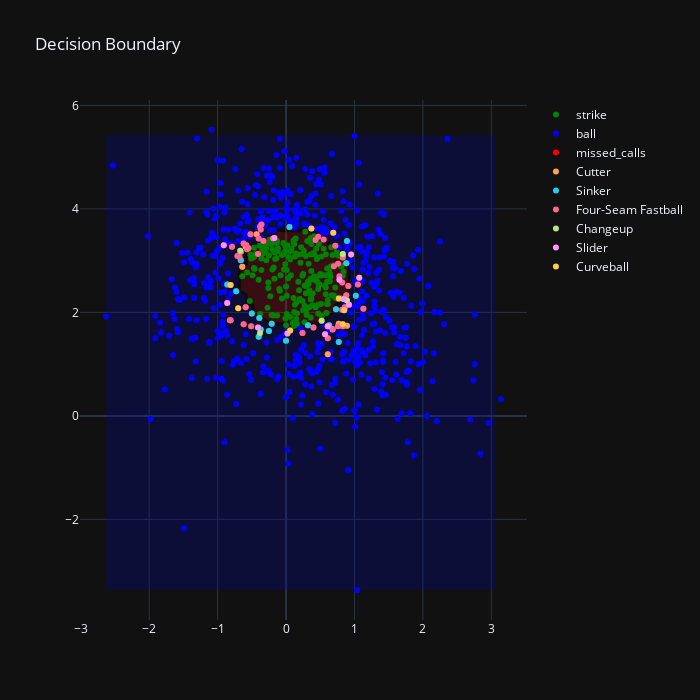

Notebook cell for this chart:
### Markdown cell above
Now lets plot the labels on missed calls, just to see before we start getting probabilities

### Code cell
df['pitch_name'] = df['pitch_name']

# reinstate df_missed so that it has our pitch names
df_missed = df.loc[wrong]

# Plot the new traces
plots = []
for pitch in df_missed['pitch_name'].unique():
    dfplot = df_missed[df_missed['pitch_name'] == pitch]
    plots.append(go.Scatter(
        x=dfplot['plate_x'],
        y=dfplot['plate_z'],
        mode='markers',
        name=pitch,
    ))
fig.add_traces(data=plots)

### Figure 1 — Plotly figure (JSON) as saved in the notebook; plotly's stock layout.template omitted (floating-point values rounded to 4 significant figures; data arrays with more than 128 entries replaced by an {"elided": "..."} marker saying what was removed)
{"data": [{"marker": {"color": "green"}, "mode": "markers", "name": "strike", "type": "scatter", "x": {"elided": "269 float values"}, "y": {"elided": "269 float values"}}, {"marker": {"color": "blue"}, "mode": "markers", "name": "ball", "type": "scatter", "x": {"elided": "533 float values"}, "y": {"elided": "533 float values"}}, {"colorscale": [[1, "green"], [0, "blue"]], "hoverinfo": "skip", "line": {"width": 3}, "ncontours": 2, "opacity": 0.25, "showlegend": false, "showscale": false, "type": "contour", "x": [-2.63, -2.53, -2.43, -2.33, -2.23, -2.13, -2.03, -1.93, -1.83, -1.73, -1.63, -1.53, -1.43, -1.33, -1.23, -1.13, -1.03, -0.93, -0.83, -0.73, -0.63, -0.53, -0.43, -0.33, -0.23, -0.13, -0.03, 0.07, 0.17, 0.27, 0.37, 0.47, 0.57, 0.67, 0.77, 0.87, 0.97, 1.07, 1.17, 1.27, 1.37, 1.47, 1.57, 1.67, 1.77, 1.87, 1.97, 2.07, 2.17, 2.27, 2.37, 2.47, 2.57, 2.67, 2.77, 2.87, 2.97, 3.07], "y": [-3.37, -3.27, -3.17, -3.07, -2.97, -2.87, -2.77, -2.67, -2.57, -2.47, -2.37, -2.27, -2.17, -2.07, -1.97, -1.87, -1.77, -1.67, -1.57, -1.47, -1.37, -1.27, -1.17, -1.07, -0.97, -0.87, -0.77, -0.67, -0.57, -0.47, -0.37, -0.27, -0.17, -0.07, 0.03, 0.13, 0.23, 0.33, 0.43, 0.53, 0.63, 0.73, 0.83, 0.93, 1.03, 1.13, 1.23, 1.33, 1.43, 1.53, 1.63, 1.73, 1.83, 1.93, 2.03, 2.13, 2.23, 2.33, 2.43, 2.53, 2.63, 2.73, 2.83, 2.93, 3.03, 3.13, 3.23, 3.33, 3.43, 3.53, 3.63, 3.73, 3.83, 3.93, 4.03, 4.13, 4.23, 4.33, 4.43, 4.53, 4.63, 4.73, 4.83, 4.93, 5.03, 5.13, 5.23, 5.33, 5.43], "z": {"elided": "89x58 int values"}}, {"marker": {"color": "red"}, "mode": "markers", "name": "missed_calls", "type": "scatter", "x": [0.61, 0.88, -0.59, 0.89, 0.83, -0.19, 1.07, -0.36, -0.62, -0.39, 0.61, -0.33, -0.51, 0.86, 0.82, -0.58, 0.43, 0.88, 0.78, 1.05, 0.47, -0.38, -0.4, 0.83, 0.92, 0.02, -0.86, 0.06, 1.13, -0.86, -0.17, -0.91, 0.83, 0.63, -0.5, -0.62, -0.38, -0.81, 0.76, -0.37, 0.24, 0.72, 0.83, 1.02, -0.41, -0.79, -0.37, -0.71, 0.68, -0.21, 0, 0.4, 0.69, -0.59, 0.77, 0.52, -0.25, 0.7, 0.95, -0.41, -0.66, 0.78, -0.82, -0.57, 0.85, -0.52, 0.77, 0.57, 0.89, -0.43, -0.66, -0.73, 0.37, -0.68, 0.73, 0.89, 0.55, 0.77, 0.61, -0.7, 0.76, 0.05, 0.68, -0.81, -0.4, 0.82, -0.64, 0.83, 0.61, -0.67, 0.32, 0.91, -0.55, 0.84], "y": [1.19, 2.95, 2.1, 2.23, 3.13, 3.43, 2.67, 3.7, 1.77, 1.89, 1.73, 3.38, 1.73, 2.1, 2.58, 3.3, 3.4, 2.33, 2.7, 2.54, 3.46, 3.66, 3.43, 3.06, 2.15, 1.59, 2.54, 1.65, 2.07, 2.18, 3.44, 3.3, 1.77, 1.75, 1.98, 3.33, 1.6, 2.53, 2.94, 3.6, 1.6, 3.29, 1.73, 2.32, 1.71, 3.27, 1.67, 3.09, 1.68, 1.78, 1.45, 1.71, 3.54, 3.27, 1.43, 1.84, 1.64, 2.89, 3.12, 3.13, 3.01, 2.63, 1.85, 3.22, 2.04, 3.51, 1.78, 1.58, 1.74, 3.51, 3.17, 2.41, 3.62, 3.07, 2.06, 3.38, 3.41, 2.27, 1.73, 2.08, 1.73, 3.65, 1.67, 1.85, 1.53, 2.05, 2.88, 3.1, 1.5, 3.19, 1.75, 2.51, 3.24, 2.26]}, {"mode": "markers", "name": "Cutter", "type": "scatter", "x": [0.61, -0.59, 0.77, 0.89, -0.43, -0.64], "y": [1.19, 3.27, 1.78, 1.74, 3.51, 2.88]}, {"mode": "markers", "name": "Sinker", "type": "scatter", "x": [0.88, -0.39, -0.86, 0.63, -0.5, 1.02, -0.37, 0.68, -0.21, 0, 0.77, -0.25, -0.66, -0.73, 0.73, 0.89, 0.05, -0.4, 0.32], "y": [2.95, 1.89, 2.54, 1.75, 1.98, 2.32, 1.67, 1.68, 1.78, 1.45, 1.43, 1.64, 3.01, 2.41, 2.06, 3.38, 3.65, 1.53, 1.75]}, {"mode": "markers", "name": "Four-Seam Fastball", "type": "scatter", "x": [-0.59, -0.19, -0.36, -0.62, 0.61, -0.33, -0.51, 0.86, 0.82, -0.58, 0.43, 0.88, 0.78, 1.05, 0.47, -0.38, -0.4, 0.83, 1.13, -0.62, 0.76, -0.37, 0.24, 0.72, 0.83, -0.79, -0.71, 0.4, 0.7, -0.41, -0.82, -0.57, -0.52, -0.66, -0.68, 0.55, 0.76, 0.68, -0.81, 0.82, 0.83, 0.61, 0.91, -0.55], "y": [2.1, 3.43, 3.7, 1.77, 1.73, 3.38, 1.73, 2.1, 2.58, 3.3, 3.4, 2.33, 2.7, 2.54, 3.46, 3.66, 3.43, 3.06, 2.07, 3.33, 2.94, 3.6, 1.6, 3.29, 1.73, 3.27, 3.09, 1.71, 2.89, 3.13, 1.85, 3.22, 3.51, 3.17, 3.07, 3.41, 1.73, 1.67, 1.85, 2.05, 3.1, 1.5, 2.51, 3.24]}, {"mode": "markers", "name": "Changeup", "type": "scatter", "x": [0.89, 0.83, -0.38, 0.52, -0.67], "y": [2.23, 3.13, 1.6, 1.84, 3.19]}, {"mode": "markers", "name": "Slider", "type": "scatter", "x": [1.07, 0.92, 0.02, -0.86, -0.17, -0.91, -0.41, 0.95, 0.78, 0.57, 0.61, 0.84], "y": [2.67, 2.15, 1.59, 2.18, 3.44, 3.3, 1.71, 3.12, 2.63, 1.58, 1.73, 2.26]}, {"mode": "markers", "name": "Curveball", "type": "scatter", "x": [0.06, 0.83, -0.81, 0.69, 0.85, 0.37, 0.77, -0.7], "y": [1.65, 1.77, 2.53, 3.54, 2.04, 3.62, 2.27, 2.08]}], "layout": {"height": 700, "title": {"text": "Decision Boundary"}, "width": 700}}
